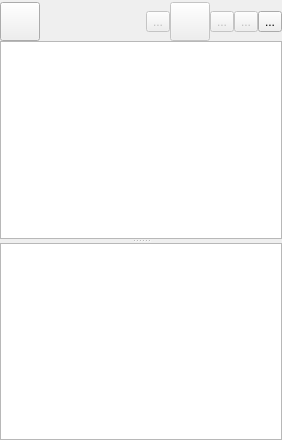
<?xml version="1.0" encoding="UTF-8"?>
<ui version="4.0">
 <class>ProjectView</class>
 <widget class="QWidget" name="ProjectView">
  <property name="geometry">
   <rect>
    <x>0</x>
    <y>0</y>
    <width>282</width>
    <height>440</height>
   </rect>
  </property>
  <layout class="QVBoxLayout" name="verticalLayout">
   <property name="spacing">
    <number>0</number>
   </property>
   <property name="leftMargin">
    <number>0</number>
   </property>
   <property name="topMargin">
    <number>0</number>
   </property>
   <property name="rightMargin">
    <number>0</number>
   </property>
   <property name="bottomMargin">
    <number>0</number>
   </property>
   <item>
    <layout class="QHBoxLayout" name="horizontalLayout_3">
     <property name="spacing">
      <number>0</number>
     </property>
     <property name="topMargin">
      <number>2</number>
     </property>
     <item>
      <widget class="QToolButton" name="toolButton_menu">
       <property name="toolTip">
        <string>Project</string>
       </property>
       <property name="icon">
        <iconset resource="resources/resources.qrc">
         <normaloff>:/images/application-menu.svg</normaloff>:/images/application-menu.svg</iconset>
       </property>
       <property name="iconSize">
        <size>
         <width>32</width>
         <height>32</height>
        </size>
       </property>
       <property name="popupMode">
        <enum>QToolButton::InstantPopup</enum>
       </property>
      </widget>
     </item>
     <item>
      <spacer name="horizontalSpacer">
       <property name="orientation">
        <enum>Qt::Horizontal</enum>
       </property>
       <property name="sizeHint" stdset="0">
        <size>
         <width>0</width>
         <height>20</height>
        </size>
       </property>
      </spacer>
     </item>
     <item>
      <widget class="QToolButton" name="toolButton_startDebug">
       <property name="enabled">
        <bool>false</bool>
       </property>
       <property name="toolTip">
        <string>Debug</string>
       </property>
       <property name="text">
        <string>...</string>
       </property>
       <property name="icon">
        <iconset resource="resources/resources.qrc">
         <normaloff>:/images/actions/debug.svg</normaloff>:/images/actions/debug.svg</iconset>
       </property>
       <property name="iconSize">
        <size>
         <width>32</width>
         <height>32</height>
        </size>
       </property>
      </widget>
     </item>
     <item>
      <widget class="QToolButton" name="toolButton_refreshProject">
       <property name="enabled">
        <bool>false</bool>
       </property>
       <property name="toolTip">
        <string>Reload Project</string>
       </property>
       <property name="icon">
        <iconset resource="resources/resources.qrc">
         <normaloff>:/images/actions/view-refresh.svg</normaloff>:/images/actions/view-refresh.svg</iconset>
       </property>
       <property name="iconSize">
        <size>
         <width>32</width>
         <height>32</height>
        </size>
       </property>
      </widget>
     </item>
     <item>
      <widget class="QToolButton" name="toolButton_export">
       <property name="enabled">
        <bool>false</bool>
       </property>
       <property name="toolTip">
        <string>Project export</string>
       </property>
       <property name="text">
        <string>...</string>
       </property>
       <property name="icon">
        <iconset resource="resources/resources.qrc">
         <normaloff>:/images/document-export.svg</normaloff>:/images/document-export.svg</iconset>
       </property>
       <property name="iconSize">
        <size>
         <width>32</width>
         <height>32</height>
        </size>
       </property>
      </widget>
     </item>
     <item>
      <widget class="QToolButton" name="toolButton_find">
       <property name="enabled">
        <bool>false</bool>
       </property>
       <property name="toolTip">
        <string>Find</string>
       </property>
       <property name="text">
        <string>...</string>
       </property>
       <property name="icon">
        <iconset resource="resources/resources.qrc">
         <normaloff>:/images/edit-find.svg</normaloff>:/images/edit-find.svg</iconset>
       </property>
       <property name="iconSize">
        <size>
         <width>32</width>
         <height>32</height>
        </size>
       </property>
      </widget>
     </item>
     <item>
      <widget class="QToolButton" name="toolButton_tools">
       <property name="toolTip">
        <string>&lt;html&gt;&lt;head/&gt;&lt;body&gt;&lt;p&gt;Tools&lt;/p&gt;&lt;/body&gt;&lt;/html&gt;</string>
       </property>
       <property name="text">
        <string>...</string>
       </property>
       <property name="icon">
        <iconset resource="resources/resources.qrc">
         <normaloff>:/images/actions/run-build-configure.svg</normaloff>:/images/actions/run-build-configure.svg</iconset>
       </property>
       <property name="iconSize">
        <size>
         <width>32</width>
         <height>32</height>
        </size>
       </property>
       <property name="popupMode">
        <enum>QToolButton::InstantPopup</enum>
       </property>
      </widget>
     </item>
    </layout>
   </item>
   <item>
    <widget class="QSplitter" name="splitter">
     <property name="orientation">
      <enum>Qt::Vertical</enum>
     </property>
     <widget class="QTreeView" name="treeView">
      <property name="contextMenuPolicy">
       <enum>Qt::CustomContextMenu</enum>
      </property>
      <property name="editTriggers">
       <set>QAbstractItemView::EditKeyPressed</set>
      </property>
      <property name="dragEnabled">
       <bool>true</bool>
      </property>
      <property name="dragDropOverwriteMode">
       <bool>true</bool>
      </property>
      <property name="dragDropMode">
       <enum>QAbstractItemView::DragDrop</enum>
      </property>
      <property name="defaultDropAction">
       <enum>Qt::MoveAction</enum>
      </property>
      <property name="alternatingRowColors">
       <bool>true</bool>
      </property>
      <property name="selectionMode">
       <enum>QAbstractItemView::ExtendedSelection</enum>
      </property>
      <property name="iconSize">
       <size>
        <width>22</width>
        <height>22</height>
       </size>
      </property>
      <property name="animated">
       <bool>true</bool>
      </property>
      <attribute name="headerCascadingSectionResizes">
       <bool>true</bool>
      </attribute>
     </widget>
     <widget class="QListWidget" name="targetList">
      <property name="editTriggers">
       <set>QAbstractItemView::NoEditTriggers</set>
      </property>
      <property name="selectionMode">
       <enum>QAbstractItemView::NoSelection</enum>
      </property>
      <property name="iconSize">
       <size>
        <width>22</width>
        <height>22</height>
       </size>
      </property>
     </widget>
    </widget>
   </item>
  </layout>
 </widget>
 <resources>
  <include location="resources/resources.qrc"/>
 </resources>
 <connections/>
 <slots>
  <signal>buildProject()</signal>
 </slots>
</ui>
